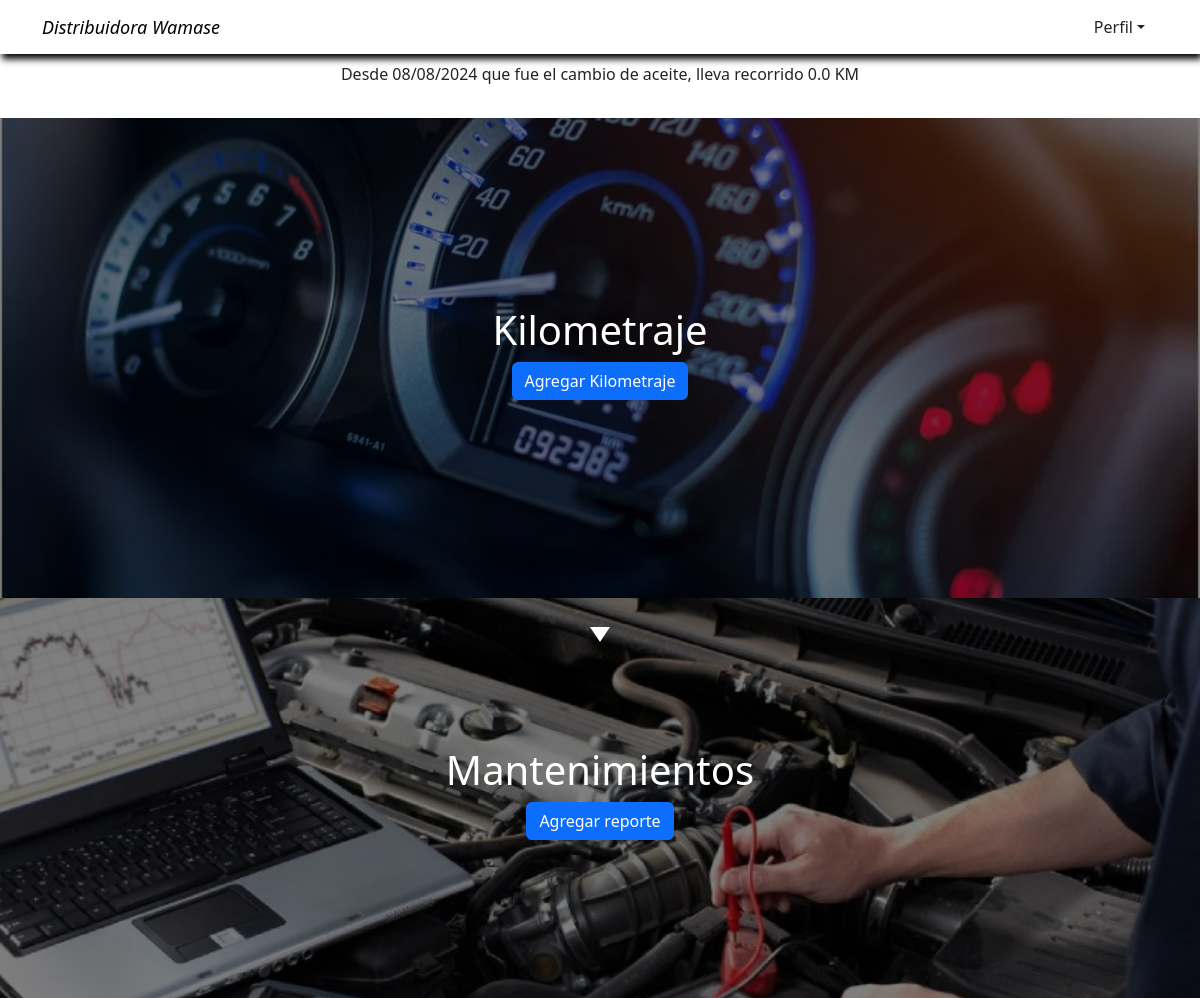
The app's page / (signed in), older data.
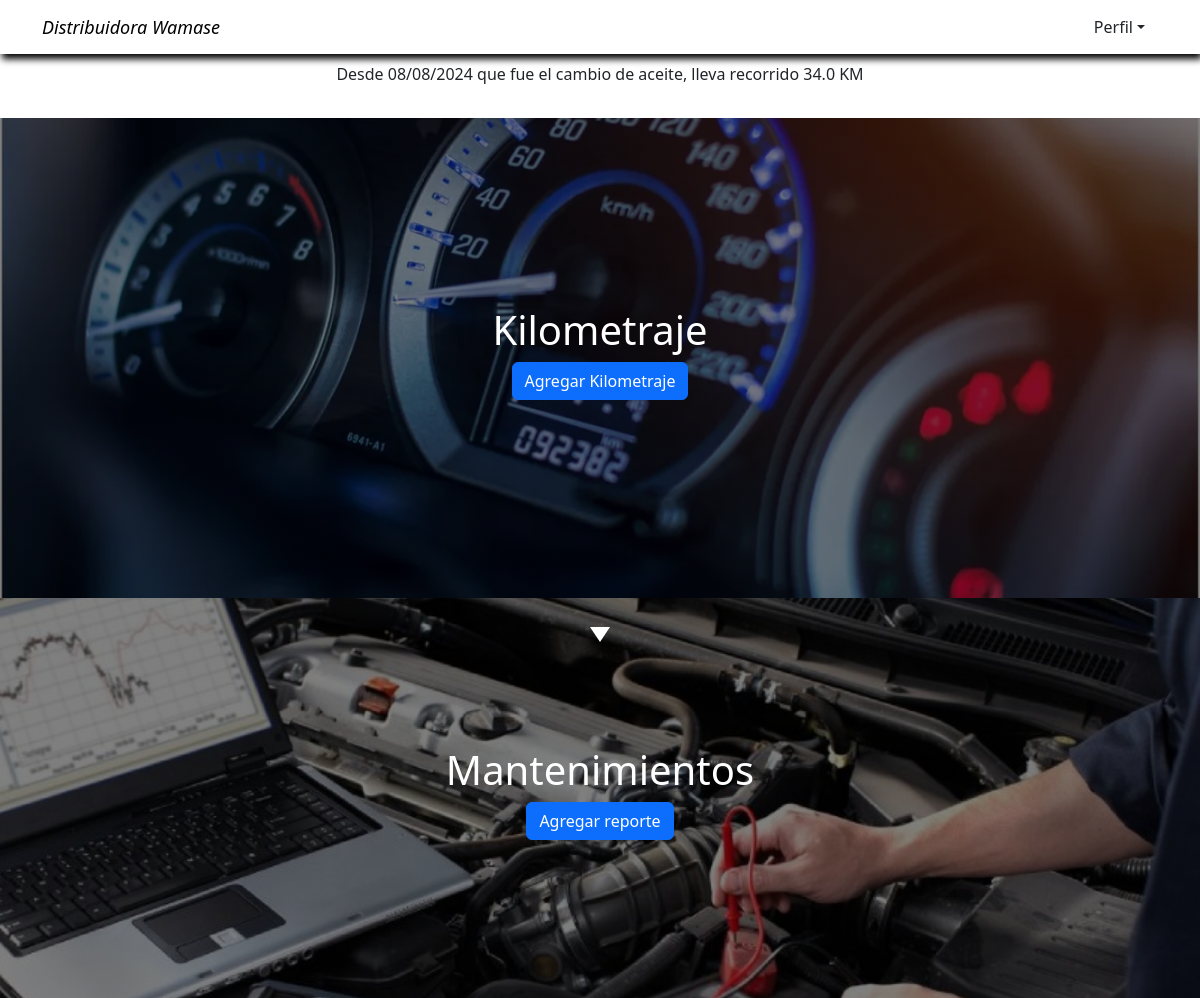
The same page, newer data.
### PagePrincipal/models.py (models this page shows, shortened)
class KMCar(models.Model):
    license_plate = models.ForeignKey(User, on_delete=models.CASCADE)
    user_use = models.CharField(max_length=255, null=False)
    km_today = models.FloatField(default=0)
    total_journey = models.FloatField(default=0)
    date = models.DateField(null=False)
    class Meta:
        verbose_name = 'KMCar'
        verbose_name_plural = 'KMCars'

### PagePrincipal/views.py (the view)
# urls.py: path('', Home.as_view(), name='Home'),
class Home(LoginRequiredMixin, View):
    login_url = '/login/'
    def get(self, request):
        car = User.objects.get(username=request.user)
        date = Change_Oil.objects.filter(car=car).last()
        formatted_date = date.date_of_change.strftime('%d/%m/%Y') if date else None
        km_journey = KMCar.objects.filter(license_plate=car).last()
        if car.last_name == '':
            return render(request, 'index.html', {'car': car.last_name})
        try:
            moreInfo = moreInformation.objects.get(user=car)
            if moreInfo.technique_revision.month < datetime.now().month:
                if moreInfo.technique_revision.year == datetime.now().year:
                    messages.warning(request, 'La revisión tecnica es el otro mes')
            elif moreInfo.technique_revision.month == datetime.now().month:
                if moreInfo.technique_revision.year == datetime.now().year:
                    messages.error(request, 'La revisión tecnica es este mes')
            if moreInfo.expiration_date.month < datetime.now().month:
                if moreInfo.expiration_date.year == datetime.now().year:
                    messages.warning(request, 'La fecha de expiración de la tarjeta de peso es el otro mes')
            elif moreInfo.expiration_date.month >= datetime.now().month:
                if moreInfo.expiration_date.year == datetime.now().year:
                    messages.error(request, 'Tarjeta de peso expirada')
            if int(car.last_name) == 1 and km_journey:
                if km_journey.total_journey >= 10000.0:
                    messages.warning(request, '10000 Km recorridos, es hora de cambiar el aceite')
            elif int(car.last_name) == 2:
                if km_journey.total_journey >= 5000.0 and km_journey:
                    messages.warning(request, '5000 Km recorridos, es hora de cambiar el aceite')
            return render(request, 'index.html', {'km_journey': km_journey.total_journey, 'date': formatted_date})
        except:
            return render(request, 'index.html', {'km_journey': km_journey.total_journey if km_journey else None, 'date': formatted_date, 'car': car.last_name})

### templates/index.html (shortened to what this page needs)
{% extends 'base.html' %}
{% load static %}
{% block content %}
{% if car == '' %}
{% else %}
    {% if km_journey is not none%}
        <div class="km_view">
            <div class="container">
                <p>Desde {{date}} que fue el cambio de aceite, lleva recorrido {{km_journey}} KM</p>
            </div>
        </div>
    {% endif %}
{% endif %}
<section class="pageMain">
    <div class="container">
        <div class="text">
            <h1>Kilometraje</h1>
            <a href="{% url 'KMCarView' %}" class="btn btn-primary" style="margin-bottom: 10px;">Agregar Kilometraje</a>
        </div>
    </div>
</section>
<section class="pageMante">
    <div class="container">
        <div class="text">
            <h1>Mantenimientos</h1>
            <a href="{% url 'Mantenimiento' %}" class="btn btn-primary" style="margin-bottom: 10px;">Agregar reporte</a>
        </div>
    </div>
</section>
{% endblock %}

### templates/base.html (shortened to what this page needs)
<!DOCTYPE html>
{% load static %}
{% load pwa %}
<html lang="en">
<head>
    <link href="{% static 'css/bootstrap.min.css' %}" rel="stylesheet">
    <link href="https://cdn.jsdelivr.net/npm/bootstrap-icons@1.7.2/font/bootstrap-icons.css" rel="stylesheet">
    <link rel="stylesheet" href="{% static 'css/styles.css' %}">
</head>
<body>
    <nav class="navbar navbar-expand-lg">
        <div class="container">
            <a href="/" style = "font-size: large; font-style: italic;" class="navbar-brand">Distribuidora Wamase</a>
            <div class="collapse navbar-collapse" id="navbarSupportedContent">
                <ul class="navbar-nav ms-auto mb-2 mb-lg-0">
                    <div class="dropdown">
                        <div class="content">
                            <button class="btn btn-outiline-secondary dropdown-toggle" type="button" id="dropdownMenuButton1" data-bs-toggle="dropdown" aria-expanded="false">Perfil</button>
                        </div>
                    </div>
                </ul>
            </div>
        </div>
    </nav>
        <div class="arrow" id="arrow"></div>
    {% block content %}
    {% endblock %}
</body>
</html>

### static/css/styles.css (style rules this page uses)
* { padding: 0; margin: 0; box-sizing: border-box; }
nav { box-shadow: 2px 5px 7px black; }
.km_view { height: 8dvh; }
.km_view .container { display: flex; justify-content: center; text-align: center; align-items: center; }
.km_view .container p { padding-top: 10px; }
.pageMain { display: flex; height: 47dvh; width: 100%; color: white; background-image: linear-gradient(rgba(0,0,0,0.5), rgba(0,0,0,0.5), rgba(0,0,0,0.5)), url('../images/kilometraje.webp'); background-position: center; background-repeat: no-repeat; background-size: cover; }
.pageMain .container { display: flex; flex-direction: column; justify-content: center; align-items: center; text-align: center; }
.pageMain .container .text { text-align: center; }
.pageMante { display: flex; background: linear-gradient(rgba(0,0,0,0.5), rgba(0,0,0, 0.5), rgba(0,0,0,0.5)), url('../images/mantefondo.jpg'); background-position: center; background-repeat: no-repeat; background-size: cover; width: 100%; height: 50dvh; }
.pageMante .container { display: flex; flex-direction: column; text-align: center; justify-content: center; align-items: center; color: white; }
.arrow { position: fixed; top: 627px; left: 50%; transform: translateX(-50%); width: 0; height: 0; border-left: 10px solid transparent; border-right: 10px solid transparent; border-top: 15px solid white; }
@media only screen and (min-width:768px) { .pageMain { height: 60dvh; } }
@media only screen and (min-width:768px) { .km_view .container p { padding-top: 8px; } }

Row changes from the older to the newer data that the page shows:
no longer on this page (row unchanged): KMCar: total_journey "0.0"
added KMCar: total_journey "34.0"
